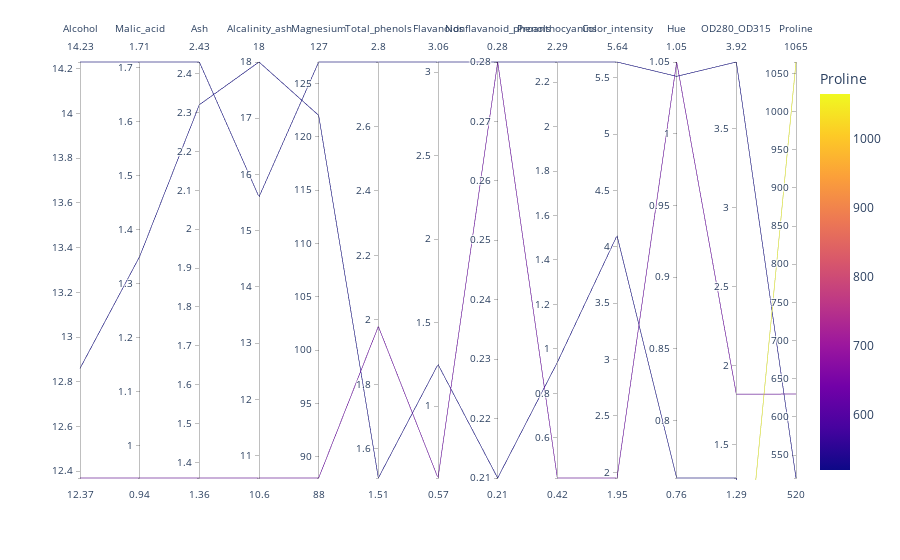

The notebook cell saved with this chart:
### Markdown cell above
### Visualização 1 - Gráfico de coordenadas paralelas

### Code cell
df = pd.read_csv("wine.csv")

duplicated_rows = df[df.duplicated()]
df_cleaned = df[~df.index.duplicated()]


fig = px.parallel_coordinates(df_cleaned, color="Proline", labels={"index": "Amostra"})
fig.show()

### Figure 1 — Plotly figure (JSON) as saved in the notebook; plotly's stock layout.template omitted (floating-point values rounded to 4 significant figures)
{"data": [{"dimensions": [{"label": "Alcohol", "values": [null, 14.23, 12.37, 12.86]}, {"label": "Malic_acid", "values": [null, 1.71, 0.94, 1.35]}, {"label": "Ash", "values": [null, 2.43, 1.36, 2.32]}, {"label": "Alcalinity_ash", "values": [null, 15.6, 10.6, 18]}, {"label": "Magnesium", "values": [null, 127, 88, 122]}, {"label": "Total_phenols", "values": [null, 2.8, 1.98, 1.51]}, {"label": "Flavanoids", "values": [null, 3.06, 0.57, 1.25]}, {"label": "Nonflavanoid_phenols", "values": [null, 0.28, 0.28, 0.21]}, {"label": "Proanthocyanins", "values": [null, 2.29, 0.42, 0.94]}, {"label": "Color_intensity", "values": [null, 5.64, 1.95, 4.1]}, {"label": "Hue", "values": [null, 1.04, 1.05, 0.76]}, {"label": "OD280_OD315", "values": [null, 3.92, 1.82, 1.29]}, {"label": "Proline", "values": [1065, 520, 630, null]}], "domain": {"x": [0, 1], "y": [0, 1]}, "line": {"color": [1065, 520, 630, null], "coloraxis": "coloraxis"}, "name": "", "type": "parcoords"}], "layout": {"autosize": true, "coloraxis": {"colorbar": {"title": {"text": "Proline"}}, "colorscale": [[0, "#0d0887"], [0.1111, "#46039f"], [0.2222, "#7201a8"], [0.3333, "#9c179e"], [0.4444, "#bd3786"], [0.5556, "#d8576b"], [0.6667, "#ed7953"], [0.7778, "#fb9f3a"], [0.8889, "#fdca26"], [1, "#f0f921"]]}, "legend": {"tracegroupgap": 0}, "margin": {"t": 60}}}
